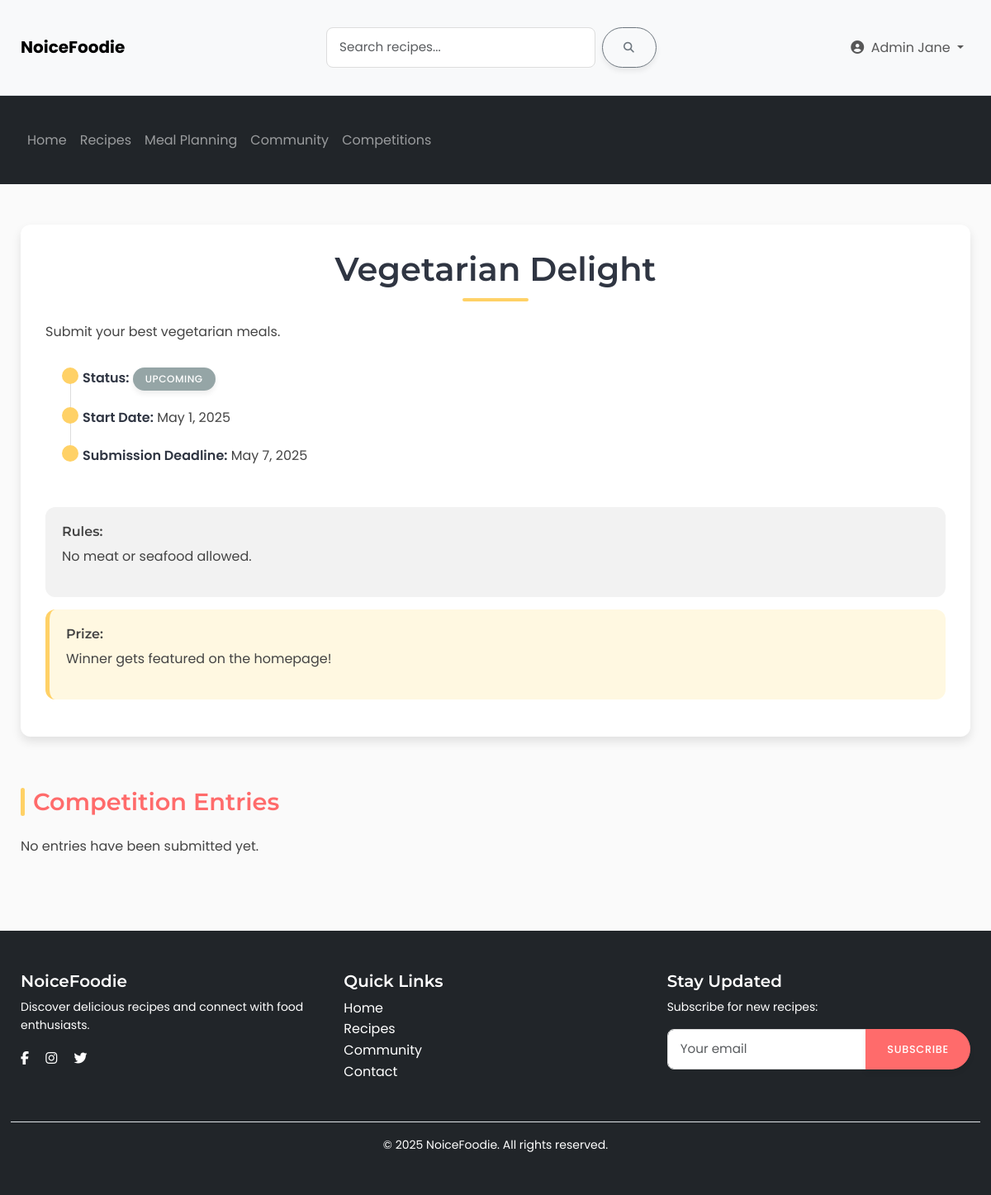
Screenshot of /competition/competition_details.php?id=3 (signed in) with the database file from the repository.
### tables this page shows
CREATE TABLE competitions (
    competition_id INT PRIMARY KEY AUTO_INCREMENT,
    title VARCHAR(255) NOT NULL,
    description TEXT,
    start_date DATETIME NOT NULL,
    end_date DATETIME NOT NULL,
    voting_end_date DATETIME NOT NULL,
    rules TEXT,
    prize_description TEXT,
    status ENUM('upcoming', 'active', 'completed') NOT NULL,
    created_by INT,
    created_at TIMESTAMP DEFAULT CURRENT_TIMESTAMP,
    updated_at TIMESTAMP DEFAULT CURRENT_TIMESTAMP ON UPDATE CURRENT_TIMESTAMP,
    FOREIGN KEY (created_by) REFERENCES usersDB.users(user_id)
);

### competition/competition_details.php (the view, shortened to what this page needs)
<?php
require_once '../config/db.php';
$competition_id = $_GET['id'];
$competition_sql = "SELECT * FROM competitions WHERE competition_id = ?";
$stmt = $competitionDB->prepare($competition_sql);
$stmt->execute([$competition_id]);
$competition = $stmt->fetch(PDO::FETCH_ASSOC);
$entries_sql = "SELECT ce.*, r.title as recipe_title, u.username, r.image_url
                FROM competition_entries ce
                JOIN recipeDB.recipes r ON ce.recipe_id = r.recipe_id
                JOIN usersDB.users u ON ce.user_id = u.user_id
                WHERE ce.competition_id = ?";
$stmt = $competitionDB->prepare($entries_sql);
$stmt->execute([$competition_id]);
$entries = $stmt->fetchAll(PDO::FETCH_ASSOC);
?>
<!DOCTYPE html>
<html lang="en">
<head>
    <link href="https://cdn.jsdelivr.net/npm/bootstrap@5.3.2/dist/css/bootstrap.min.css" rel="stylesheet">
    <link rel="stylesheet" href="https://cdnjs.cloudflare.com/ajax/libs/font-awesome/6.0.0/css/all.min.css">
    <link rel="stylesheet" href="competition.css">
</head>
<body>
    <?php include_once '../includes/navigation.php'; ?>
    <div class="container mt-4">
        <div class="competition-details-card">
            <h1><?= htmlspecialchars($competition['title']) ?></h1>
            <p><?= nl2br(htmlspecialchars($competition['description'])) ?></p>
            <div class="competition-timeline">
                <div class="timeline-item">
                    <span class="timeline-date">Status:</span>
                    <span class="badge badge-<?= $competition['status'] ?>">
                        <?= ucfirst($competition['status']) ?>
                    </span>
                </div>
                <div class="timeline-item">
                    <span class="timeline-date">Start Date:</span> <?= date('F j, Y', strtotime($competition['start_date'])) ?>
                </div>
                <div class="timeline-item">
                    <span class="timeline-date">Submission Deadline:</span> <?= date('F j, Y', strtotime($competition['end_date'])) ?>
                </div>
            </div>
            <div class="competition-rules">
                <h6>Rules:</h6>
                <p><?= nl2br(htmlspecialchars($competition['rules'])) ?></p>
            </div>
            <div class="competition-prize">
                <h6>Prize:</h6>
                <p><?= nl2br(htmlspecialchars($competition['prize_description'])) ?></p>
            </div>
        </div>
        <h2>Competition Entries</h2>
        <?php if (empty($entries)): ?>
            <p>No entries have been submitted yet.</p>
        <?php endif; ?>
    </div>
    <?php include_once '../includes/footer.php'; ?>
</body>
</html>

### competition/competition.css (style rules this page uses)
:root { --primary-color: #ff6b6b; --secondary-color: #4ecdc4; --accent-color: #ffd166; --dark-color: #2f3542; --light-color: #f9f7f7; --text-color: #444; --light-grey: #f2f2f2; --shadow-sm: 0 4px 6px rgba(0, 0, 0, 0.07); --shadow-md: 0 6px 12px rgba(0, 0, 0, 0.1); --shadow-lg: 0 15px 25px rgba(0, 0, 0, 0.1); --border-radius: 12px; }
body { font-family: 'Poppins', sans-serif; background-color: #fafafa; color: var(--text-color); line-height: 1.6; }
.container { max-width: 1200px; padding: 25px; }
h1, h2, h3, h4, h5, h6 { font-family: 'Montserrat', sans-serif; font-weight: 600; }
h1 { font-size: 2.5rem; color: var(--dark-color); text-align: center; margin-bottom: 1.5rem; position: relative; padding-bottom: 15px; }
h1::after { content: ''; position: absolute; bottom: 0; left: 50%; transform: translateX(-50%); width: 80px; height: 4px; background-color: var(--accent-color); border-radius: 2px; }
h2 { font-size: 1.8rem; color: var(--primary-color); margin: 2rem 0 1.5rem; position: relative; display: inline-block; padding-left: 15px; }
h2::before { content: ''; position: absolute; left: 0; top: 0; height: 100%; width: 5px; background-color: var(--accent-color); border-radius: 3px; }
.badge { padding: 8px 15px; font-size: 0.75rem; font-weight: 500; text-transform: uppercase; letter-spacing: 0.5px; border-radius: 20px; box-shadow: var(--shadow-sm); }
.badge-upcoming { background-color: #95a5a6; color: white; }
.competition-details-card { border-radius: var(--border-radius); padding: 30px; box-shadow: var(--shadow-md); background-color: white; margin-bottom: 30px; }
.competition-rules { background-color: var(--light-grey); padding: 20px; border-radius: var(--border-radius); margin: 15px 0; }
.competition-prize { background-color: #fff8e1; padding: 20px; border-radius: var(--border-radius); margin: 15px 0; border-left: 5px solid var(--accent-color); }
.competition-timeline { margin: 30px 0; position: relative; padding-left: 30px; }
.timeline-item { position: relative; padding-bottom: 20px; padding-left: 15px; }
.timeline-item:before { content: ''; position: absolute; left: -10px; top: 0; width: 20px; height: 20px; border-radius: 50%; background-color: var(--accent-color); z-index: 1; }
.timeline-item:after { content: ''; position: absolute; left: 0; top: 0; width: 1px; height: 100%; background-color: #ddd; }
.timeline-item:last-child:after { display: none; }
.timeline-date { font-weight: 600; color: var(--dark-color); }

### rows the page displays
competitions: title "Vegetarian Delight", description "Submit your best vegetarian meals.", status "UPCOMING", start_date "May 1, 2025", end_date "May 7, 2025", rules "No meat or seafood allowed.", prize_description "Winner gets featured on the homepage!"

### other values shown
$display_name "Admin Jane"
